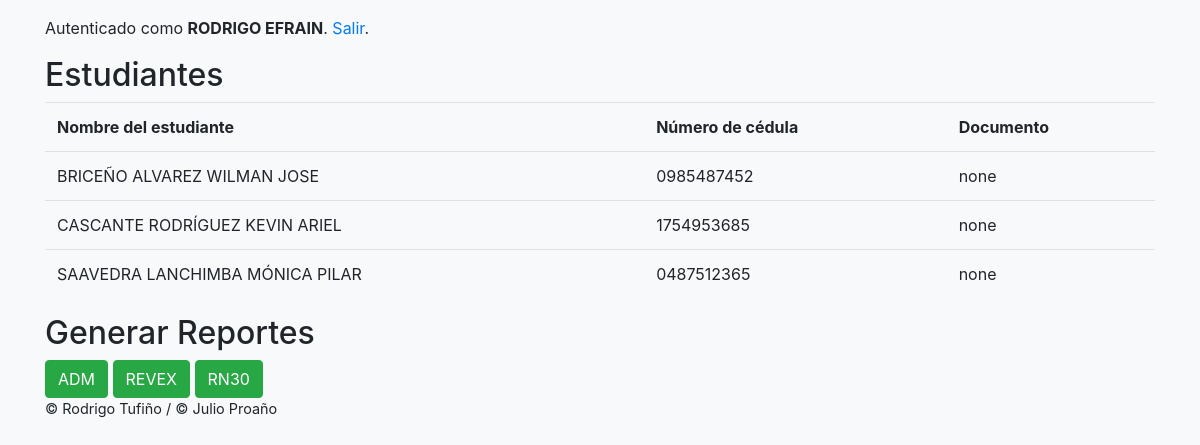
The app's page /docente/7/ (signed in) with its own data.
### registro/models.py (models this page shows)
class Usuario(AbstractUser):
    es_docente = models.BooleanField(default=False)
    es_estudiante = models.BooleanField(default=False)
    es_revisor = models.BooleanField(default=False)
    es_verificador = models.BooleanField(default=False)
    email = models.EmailField(unique=True)
    def nombre(self):
        return self.last_name + " " + self.first_name

class Estudiante(models.Model):
    usuario = models.OneToOneField(Usuario, on_delete=models.CASCADE)
    cedula = models.CharField(max_length=10, default='9999999999')
    def __str__(self):
        return self.usuario.nombre()

### registro/views/docente.py (the view)
# urls.py: path('docente/<distributivo_id>/', docente.estudiantesList, name='estudiantes_list'),
@login_required
@docente_required
def estudiantesList(request, distributivo_id):
    periodo = Periodo.objects.filter(activo=True).first()
    materiaid = Distributivo.objects.filter(pk=distributivo_id,periodo_id=periodo)[0].materia.nombre
    usuario = get_user(request)
    nombre_docente = servicios.getuser(usuario)
    fecha_actual = servicios.getFechaActual()
    val = servicios.validar_materia_docente(distributivo_id,nombre_docente)
    print("docente",val)
    if val==False:
        mensaje = 'No tiene permiso para ver esta página'
        alerta = 'danger'
        dato = {'mensaje': mensaje, 'alerta': alerta}
        print(dato)
        return render(request, 'registro/docente/error.html', dato)
    materias = servicios.getmaterias(nombre_docente,periodo)
    documento = []
    datos2 = []
    datos = []
    for q in (servicios.getalumnos(distributivo_id)):
        elemento = []
        doc = Documento.objects.filter(informe__parcial=1,informe__firma__alumno_id=q.pk)
        print("**** DOC ***")
        print(q.pk)
        print(doc)
        nombre = q.estudiante
        cedula = q.estudiante.cedula
        elemento.append(nombre)
        elemento.append(cedula)
        if len(doc) == 0:
            elemento.append('none')
        datos2 = []
        for r in doc:
            elemento.append(r)
        if len(datos2) != 0:
            elemento.append(datos2)
        datos.append(elemento)
    print(datos)
    context2 = {"fecha": fecha_actual, "materia": distributivo_id, "docente": nombre_docente, "alumnos": datos, }
    print(context2)
    return render(request, 'registro/docente/estudiantes_list.html', context2)

### registro/models.py (called while the page is built)
    def __str__(self):
        return self.usuario.nombre()

### registro/servicios.py (called while the page is built)
    def getuser(self, usuario):
        try:
            return (Docente.objects.filter(usuario=usuario)[0])
        except Exception as e:
            pass

    def getmaterias(self, docente,periodo):
        try:
            return (Distributivo.objects.filter(docente=docente,periodo=periodo))
        except Exception as e:
            pass

    def getalumnos(self, distributivo_id):
        try:
            periodo = Periodo.objects.filter(activo=True).first()
            d = Distributivo.objects.filter(pk=distributivo_id,periodo_id=periodo)[0].id
            print("----distributivo----",d)
            return Alumno.objects.filter(distributivo=d)
        except Exception as e:
            pass

    def getFechaActual(self):
        return time.strftime("%Y-%m-%d")

    def validar_materia_docente(self,distributivo_id,docente):
         val=Docente.objects.filter(distributivo=distributivo_id)
         print("validacion docente",val.first())
         print("docente",docente)
         if val.first()==docente:
            validacion=True
         else:
            validacion=False
         return validacion

### registro/templates/registro/docente/estudiantes_list.html (shortened to what this page needs)
{% extends "base.html" %}
{% block content %}
    <h2>Estudiantes</h2>
    <table class="table">
        <tr>
            <th>Nombre del estudiante</th>
            <th>Número de cédula</th>
            <th>Documento</th>
        <tr>
        <tr>
            {% for m in alumnos %}
                {% for e in m %}
                    <td>{{ e }}</td>
                {% endfor %}
                </tr>
            {% endfor %}
    </table>
    <h2>Generar Reportes</h2>
    <a href="{% url 'documentos_pdf' materia 'ADM' %}" class="btn btn-success"> ADM</a>
    <a href="{% url 'documentos_pdf' materia 'REVEX' %}" class="btn btn-success"> REVEX</a>
    <a href="{% url 'documentos_pdf' materia 'RN30' %}" class="btn btn-success"> RN30</a>
{% endblock %}

### templates/base.html (shortened to what this page needs)
{% load static %}
{% load bootstrap4 %}
<!DOCTYPE html>
<html lang="es">
<head>
    <link rel="stylesheet" type="text/css" href="{% static 'css/app.css' %}">
    {% bootstrap_css %}
</head>
<body class="bg-light">
<div class="container">
    {% if user.is_authenticated %}
        <p class="pt-3">Autenticado como <strong>{{ user.first_name }}</strong>. <a href="{% url 'logout' %}">Salir</a>.
        </p>
    {% endif %}
    {% block content %}
    {% endblock %}
    <br/>
    <footer>
        <a target="_blank" href="http://rodrigotufino.info">© Rodrigo Tufiño</a>
        /
        <a target="_blank" href="http://julioproano.info">© Julio Proaño</a>
    </footer>
</div>
</body>
</html>

### static/css/app.css (style rules this page uses)
footer { font-size: .9rem; }
footer a { color: #212529; }

### records on screen
Usuario: first_name "RODRIGO EFRAIN"
Estudiante: usuario.first_name "BRICEÑO ALVAREZ WILMAN JOSE", m "0985487452" "none"
Estudiante: usuario.first_name "CASCANTE RODRÍGUEZ KEVIN ARIEL", m "1754953685" "none"
Estudiante: usuario.first_name "SAAVEDRA LANCHIMBA MÓNICA PILAR", m "0487512365" "none"
